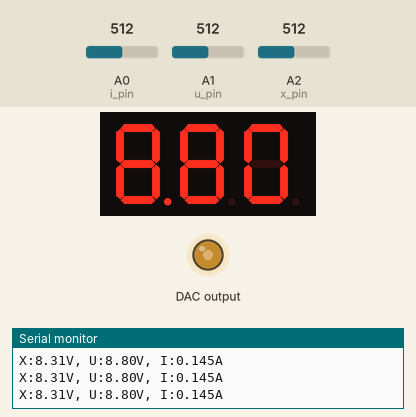
Recording of a sketch running on a simulated Arduino Uno, built with avr-gcc and run on an emulated ATmega328P. On the bench: 3-digit seven-segment display, output pins drawn as LEDs (lit = HIGH), the last lines printed to the serial monitor. Wiring (inferred from the names in the program): MCP4725 DAC at I2C address 0x60; 3-digit 7-segment display, segments lit when LOW: segments pin 6, pin 2, pin 9, pin 11, pin 12, pin 5, pin 8, pin 10; digit selects pin 7, pin 4, pin 3. The test bench sets the inputs (shaded band); at power-on: A2 (x_pin) = 512, A1 (u_pin) = 512, A0 (i_pin) = 512. The segment pins are drawn as the display they are named for; pins used as bus, display or sensor lines are not drawn.

Above: at 1.2 s.
1.3 s: A2 (x_pin) set to 716
At 1.9 s:
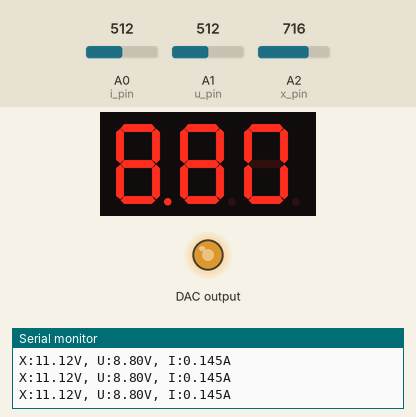
2.8 s: A2 (x_pin) set to 900
At 3.1 s:
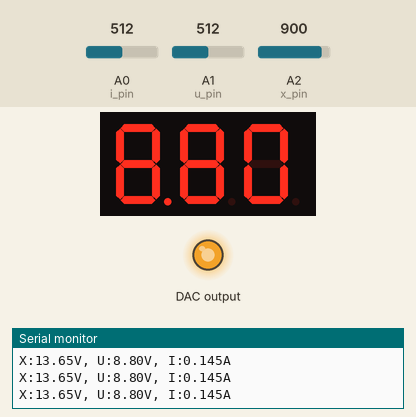
4.3 s: A1 (u_pin) set to 716
At 5.1 s:
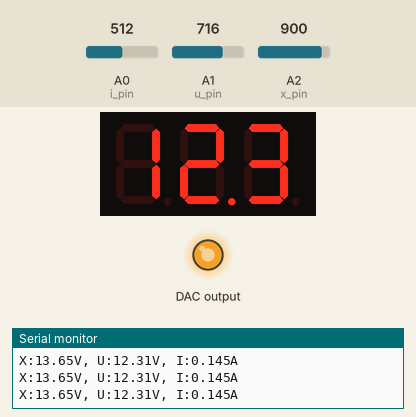
5.8 s: A2 (x_pin) set to 122
At 6.6 s:
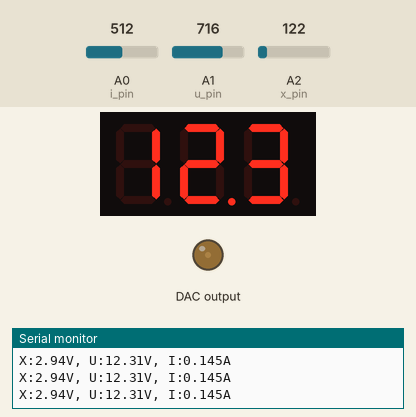
7.3 s: A2 (x_pin) set to 0
At 7.7 s:
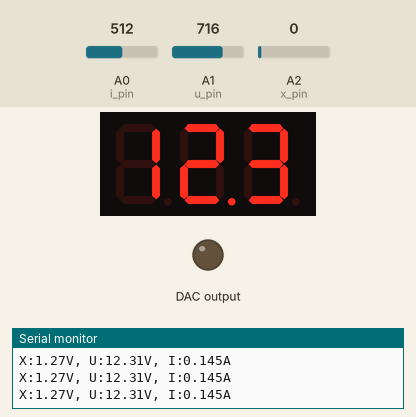
8.8 s: A1 (u_pin) set to 900
At 9.8 s:
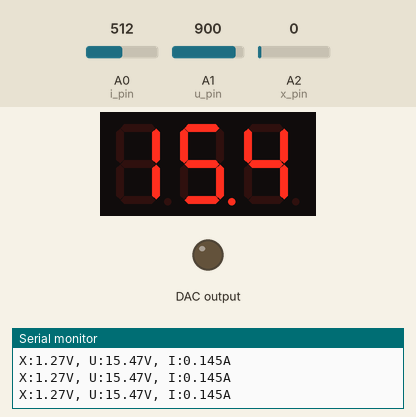
Timing chart, 0 to 11.3 s (numbered marks = the images above; inputs shaded):
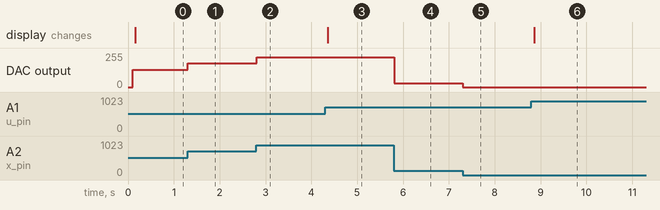

The sketch:

adjustable-power-supply.ino
```cpp
#include <Wire.h>//Include the Wire library to talk I2C
#include "display.h"
#include <math.h>

//This is the I2C Address of the MCP4725, by default (A0 pulled to GND).
#define MCP4725_ADDR 0x60
//For devices with A0 pulled HIGH, use 0x60
const int i_pin = A0;
const int u_pin = A1;
const int x_pin = A2;
const int size = 100;

int sineWave[size];
int x;
int index = 0;
unsigned long lastSerialUpdate = 0;
const int serialUpdateInterval = 100;
int sample_idx = 0;

void generateSineWave() {
  for (int i = 0; i < size; i++) {
    float angle = (2.0 * M_PI * i) / size; // Convert index to angle
    float sineValue = (sin(angle) + 1.0) / 2.0;  // Normalize from -1..1 to 0..1
    sineWave[i] = (int)(sineValue * 4095); // Scale to 12-bit DAC range (0-4095)
  }
}

void setup()
{
  setupDisplay();
  Wire.begin();
  Serial.begin(115200);
  generateSineWave();
};

void loop()
{
  loopDisplay();
  // displayFloat(12.3);
  if (millis() - lastSerialUpdate >= serialUpdateInterval) {
      lastSerialUpdate = millis();

    // Read ADC values
    int raw_x = analogRead(x_pin);
    int raw_voltage = analogRead(u_pin);
    int raw_current = analogRead(i_pin);

    // Convert to real voltage (assuming 5V reference and 10-bit ADC)
    float u = raw_voltage * (5.0 / 1023.0) * 3.517;
    float i_scaled = raw_current * (5.0 / 1023.0);  // voltage on resistor 1.1 ohm and minus offset
    float i = 0.0347 * i_scaled * i_scaled * i_scaled - 0.227 * i_scaled * i_scaled + 0.6511 * i_scaled - 0.6063;  // aproximation
    i = i < 0 ? 0 : i;

    // float x_scaled = map(raw_x, 0, 1023, 0, 4095) * (sineWave[index] / 4095.0);
    // x = (int)x_scaled;  // Convert back to integer
    x = map(raw_x, 0, 1023, 0, 4095);

    // Ensure x is within bounds
    x = constrain(x, 0, 4095);

    Serial.print("X:");
    Serial.print(map(x, 0, 4095, 127, 1535)/100.0);
    Serial.print("V, ");

    Serial.print("U:");
    Serial.print(u, 2);
    Serial.print("V, ");
    displayFloat(u);

    Serial.print("I:");
    Serial.print(i, 3);
    Serial.println("A");


    Wire.beginTransmission(MCP4725_ADDR);
    Wire.write(64);                     // cmd to update the DAC
    Wire.write(x >> 4);        // the 8 most significant bits...
    Wire.write((x & 15) << 4); // the 4 least significant bits...
    Wire.endTransmission();
    // index = (index + 1) % size;
  }
}
```

display.cpp
```cpp
#include "display.h"

// Define segment pins
const int a = 6;
const int b = 2;
const int c = 9;
const int d = 11;
const int e = 12;
const int f = 5;
const int g = 8;
const int dp = 10;

// Define digit control pins (common anode)
const int digit1 = 7;
const int digit2 = 4;
const int digit3 = 3;

const int segments[] = {a, b, c, d, e, f, g, dp};
const int digits[] = {digit1, digit2, digit3};

// Segment patterns for numbers 0-9 (Common Anode: LOW = ON, HIGH = OFF)
const byte numbers[10][8] = {
  {0, 0, 0, 0, 0, 0, 1, 1}, // 0
  {1, 0, 0, 1, 1, 1, 1, 1}, // 1
  {0, 0, 1, 0, 0, 1, 0, 1}, // 2
  {0, 0, 0, 0, 1, 1, 0, 1}, // 3
  {1, 0, 0, 1, 1, 0, 0, 1}, // 4
  {0, 1, 0, 0, 1, 0, 0, 1}, // 5
  {0, 1, 0, 0, 0, 0, 0, 1}, // 6
  {0, 0, 0, 1, 1, 1, 1, 1}, // 7
  {0, 0, 0, 0, 0, 0, 0, 1}, // 8
  {0, 0, 0, 0, 1, 0, 0, 1}  // 9
};

// Array to store the numbers for each digit
int displayedNumbers[3] = {-1, -1, -1}; // Default to blank
bool displayedDots[3] = {false, false, false}; // Default no dots

unsigned long lastDisplayUpdate = 0;
const int displayUpdateInterval = 2;
int currentDigit = 0;

void setupDisplay() {
  for (int i = 0; i < 8; i++) {
    pinMode(segments[i], OUTPUT);
  }

  for (int i = 0; i < 3; i++) {
    pinMode(digits[i], OUTPUT);
    digitalWrite(digits[i], LOW);
  }
}

void loopDisplay() {
  if (millis() - lastDisplayUpdate >= displayUpdateInterval) {
      lastDisplayUpdate = millis();
      multiplexDisplay();
  }

  // Timer loop counting up with 2 decimal places
  // static float timer = 0.00; // Initial timer value
  // static unsigned long lastMillis = 0;

  // // Update timer every 10ms
  // if (millis() - lastMillis >= 100) {
  //   lastMillis = millis(); // Reset the timer
  //   timer += 0.1;          // Increment timer by 0.01s

  //   if (timer >= 100.00) {
  //       timer = 0.00;  // Reset after 100 seconds
  //   }

  //   displayFloat(timer); // Display the updated timer
  // }
  // setDigitActive(0);
  // setDigitActive(1);
  // setDigitActive(2);
  // setDigit(0, false);
  // displayFloat(12.3);
}

void multiplexDisplay() {
  setDigitInactive(currentDigit);  // turn off previous digit
  currentDigit = (currentDigit + 1) % 3;  // switch to current digit
  setDigit(displayedNumbers[currentDigit], displayedDots[currentDigit]);
  setDigitActive(currentDigit);
}

void setDigitActive(int digitIndex){
  if (digitIndex < 0 || digitIndex > 2) return;

  digitalWrite(digits[digitIndex], HIGH);
}

void setDigitInactive(int digitIndex){
  if (digitIndex < 0 || digitIndex > 2) return;

  digitalWrite(digits[digitIndex], LOW);
}

void setDigit(int number, bool dot) {
  if (number == -1) {
    for (int i = 0; i < 7; i++) {
      digitalWrite(segments[i], HIGH);
    }
  } else {
    for (int i = 0; i < 7; i++) {
      digitalWrite(segments[i], numbers[number][i]);
    }
  }

  digitalWrite(dp, dot ? LOW : HIGH);
}

void displayFloat(float value) {
  int firstDigit, secondDigit, thirdDigit;
  bool decimalPoints[3] = {false, false, false};

  // Cap value at 999
  if (value > 999) value = 999;

  if (value >= 100) {
    firstDigit = (int)value / 100;
    secondDigit = ((int)value / 10) % 10;
    thirdDigit = (int)value % 10;
  }
  else if (value >= 10) {
    firstDigit = (int)value / 10;
    secondDigit = (int)value % 10;
    thirdDigit = (int)(value * 10) % 10;
    decimalPoints[1] = true;
  }
  else if (value >= 1) {
    firstDigit = (int)value;
    secondDigit = (int)(value * 10) % 10;
    thirdDigit = (int)(value * 100) % 10;
    decimalPoints[0] = true;
  }
  else {
    firstDigit = 0;
    secondDigit = (int)(value * 10) % 10;
    thirdDigit = (int)(value * 100) % 10;
    decimalPoints[0] = true;
  }

  displayedNumbers[0] = firstDigit;
  displayedNumbers[1] = secondDigit;
  displayedNumbers[2] = thirdDigit;

  displayedDots[0] = decimalPoints[0];
  displayedDots[1] = decimalPoints[1];
  displayedDots[2] = decimalPoints[2];
}
```

display.h
```cpp
#ifndef DISPLAY_H
#define DISPLAY_H

#include <Arduino.h>

extern const int a;
extern const int b;
extern const int c;
extern const int d;
extern const int e;
extern const int f;
extern const int g;
extern const int dp;

extern const int digit1;
extern const int digit2;
extern const int digit3;

extern const int segments[];
extern const int digits[];

extern const byte numbers[10][8];

extern int displayedNumbers[3];
extern bool displayedDots[3];

extern unsigned long lastDisplayUpdate;
extern const int displayUpdateInterval;
extern int currentDigit;

void setupDisplay();
void loopDisplay();
void multiplexDisplay();
void setDigitActive(int digitIndex);
void setDigitInactive(int digitIndex);
void setDigit(int number, bool dot);
void displayFloat(float value);

#endif
```

Measured:
- after the input at 1.3 s, DAC output: 128/255 → 179/255 at once
- after the input at 2.8 s, DAC output: 179/255 → 225/255 at once
- after the input at 4.3 s, the display: changes after 0.06 s (image 3)
- after the input at 5.8 s, DAC output: 225/255 → 30/255 at once
- after the input at 7.3 s, DAC output: 30/255 → 0/255 at once
- after the input at 8.8 s, the display: changes after 0.06 s (image 6)
